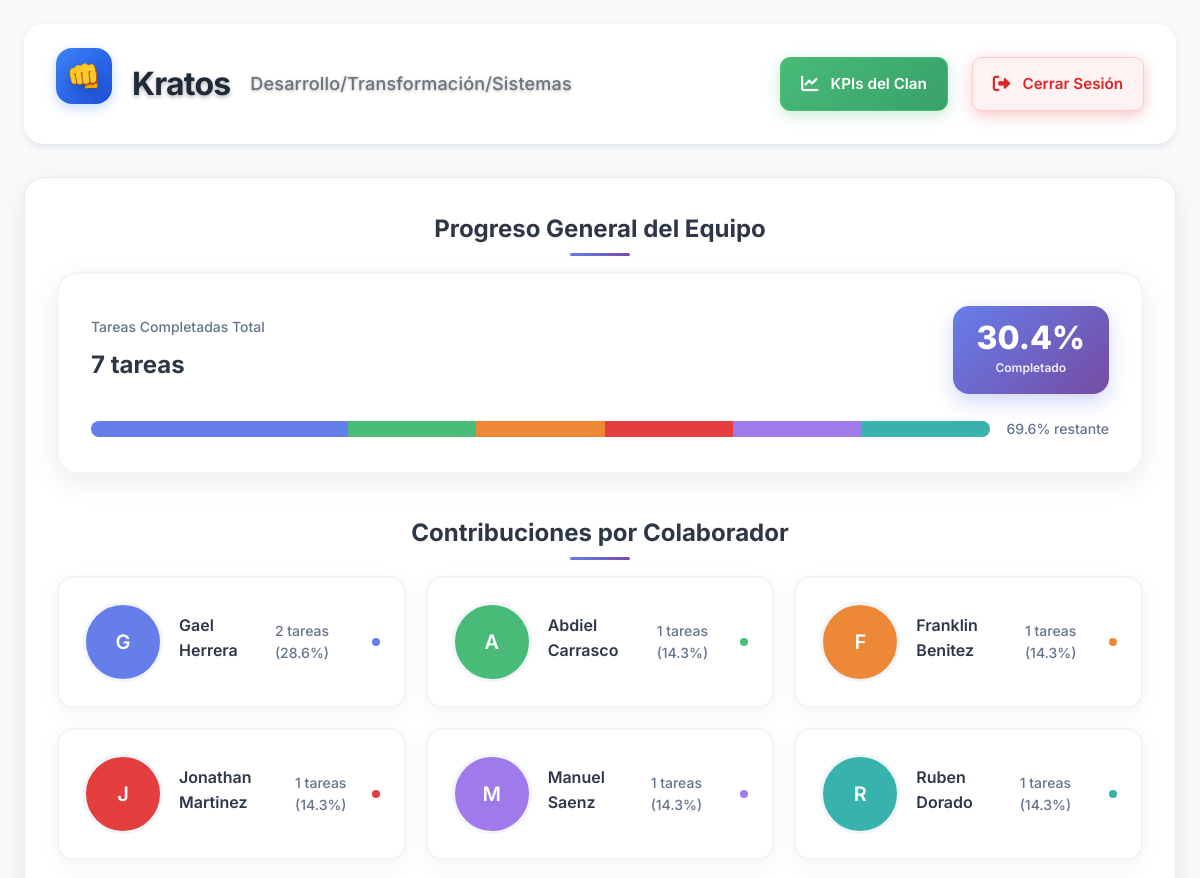
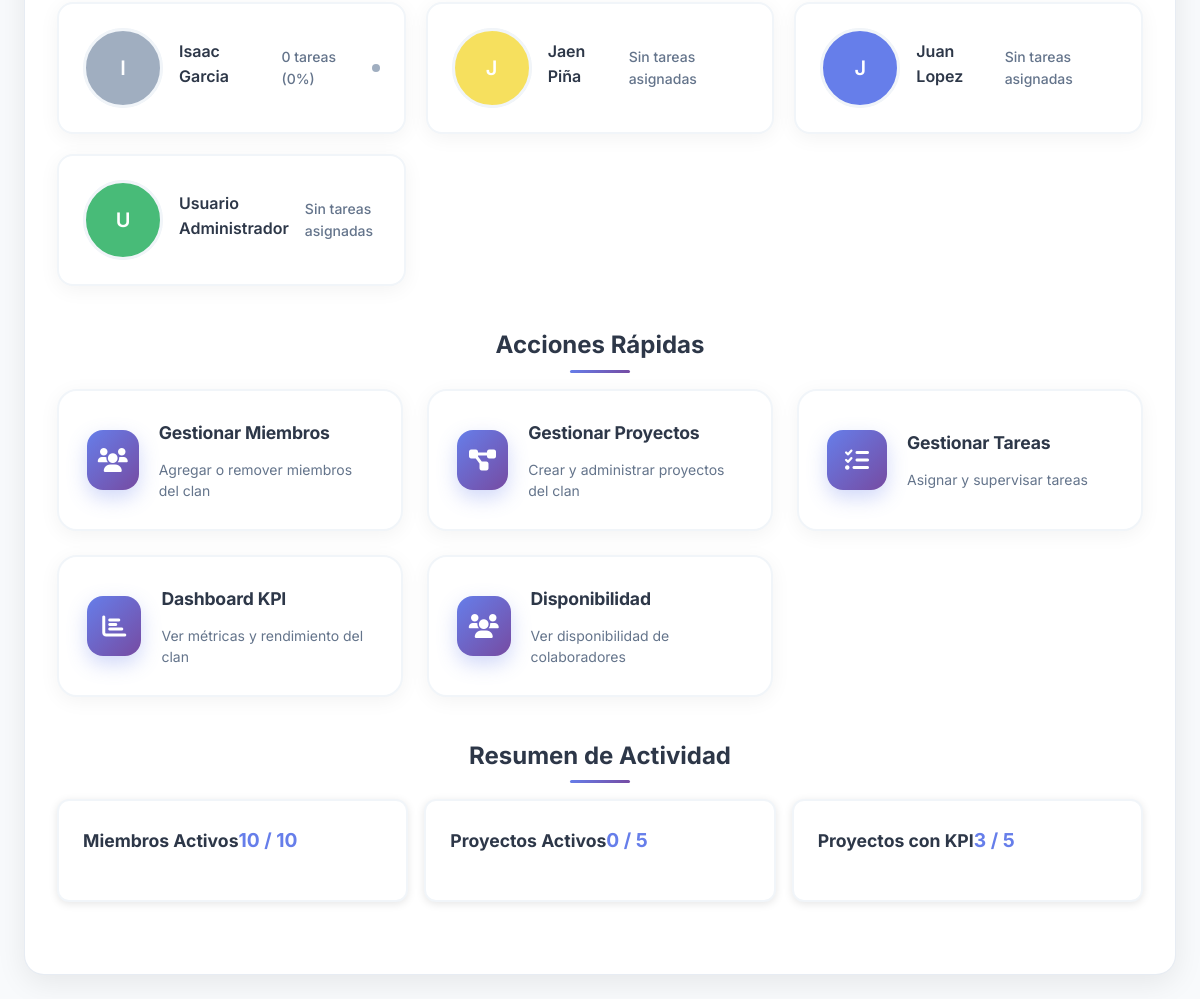
Page /public/?route=clan_leader (signed in) on the committed database (2 pictures, top to bottom).
### tables this page shows
CREATE TABLE `Clans` (
  `clan_id` int NOT NULL,
  `clan_name` varchar(100) NOT NULL,
  `clan_departamento` varchar(100) NOT NULL,
  `created_at` timestamp NULL DEFAULT CURRENT_TIMESTAMP
);

CREATE TABLE `Users` (
  `user_id` int NOT NULL,
  `username` varchar(100) NOT NULL,
  `password_hash` varchar(255) NOT NULL,
  `email` varchar(100) DEFAULT NULL,
  `full_name` varchar(100) DEFAULT NULL,
  `is_active` tinyint(1) DEFAULT '1',
  `last_login` timestamp NULL DEFAULT NULL,
  `created_at` timestamp NULL DEFAULT CURRENT_TIMESTAMP
);

### app/models/User.php (called while the page is built, shortened)
<?php
class User {
    private $db;
    public function __construct() {
        $this->db = Database::getConnection();
    }
    public function findById($id) {
        try {
            $stmt = $this->db->prepare("
                SELECT user_id, username, email, full_name, is_active, last_login, created_at
                FROM Users
                WHERE user_id = ? AND is_active = 1
            ");
            $stmt->execute([$id]);
            return $stmt->fetch();
        } catch (PDOException $e) {
            error_log("Error al buscar usuario por ID: " . $e->getMessage());
            return false;
        }
    }
    public function getUserClan($userId) {
        try {
            $stmt = $this->db->prepare("
                SELECT
                    c.clan_id,
                    c.clan_name,
                    c.clan_departamento
                FROM Clans c
                JOIN Clan_Members cm ON c.clan_id = cm.clan_id
                WHERE cm.user_id = ?
                LIMIT 1
            ");
            $stmt->execute([$userId]);
            return $stmt->fetch();
        } catch (PDOException $e) {
            error_log("Error al obtener clan del usuario: " . $e->getMessage());
            return false;
        }
    }
}

### config/database.php (called while the page is built, shortened)
<?php
class Database {
    private static $connection = null;
    public static function getConnection() {
        if (self::$connection === null) {
            try {
                $dsn = "mysql:host=" . DB_HOST . ";dbname=" . DB_NAME . ";charset=utf8mb4";
                $options = [
                    PDO::ATTR_ERRMODE => PDO::ERRMODE_EXCEPTION,
                    PDO::ATTR_DEFAULT_FETCH_MODE => PDO::FETCH_ASSOC,
                    PDO::ATTR_EMULATE_PREPARES => false,
                ];
                self::$connection = new PDO($dsn, DB_USERNAME, DB_PASSWORD, $options);
            } catch (PDOException $e) {
                die('Error de conexión a la base de datos: ' . $e->getMessage());
            }
        }
        return self::$connection;
    }
}

### app/models/Auth.php (called while the page is built, shortened)
<?php
class Auth {
    private $userModel;
    public function __construct() {
        $this->userModel = new User();
    }
    public function isLoggedIn() {
        return isset($_SESSION['user_id']) && !empty($_SESSION['user_id']);
    }
    public function getCurrentUser() {
        return $this->userModel->findById($_SESSION['user_id']);
    }
}

### app/models/Clan.php (called while the page is built, shortened)
<?php
class Clan {
    private $db;
    public function __construct() {
        $this->db = Database::getConnection();
    }
    public function getMembers($clanId) {
        try {
            $stmt = $this->db->prepare("
                SELECT
                    u.user_id,
                    u.username,
                    u.full_name,
                    u.email,
                    u.is_active,
                    u.last_login,
                    r.role_name
                FROM Clan_Members cm
                JOIN Users u ON cm.user_id = u.user_id
                LEFT JOIN User_Roles ur ON u.user_id = ur.user_id
                LEFT JOIN Roles r ON ur.role_id = r.role_id
                WHERE cm.clan_id = ?
                ORDER BY u.full_name
            ");
            $stmt->execute([$clanId]);
            return $stmt->fetchAll();
        } catch (PDOException $e) {
            error_log("Error al obtener miembros: " . $e->getMessage());
            return [];
        }
    }
}

### app/models/Project.php (called while the page is built, shortened)
<?php
class Project {
    private $db;
    public function __construct() {
        $this->db = Database::getConnection();
    }
    public function getStatsByClan($clanId) {
        try {
            $stmt = $this->db->prepare("
                SELECT
                    COUNT(*) as total_projects,
                    SUM(CASE WHEN status = 'active' THEN 1 ELSE 0 END) as active_projects,
                    SUM(CASE WHEN status = 'completed' THEN 1 ELSE 0 END) as completed_projects,
                    SUM(CASE WHEN status = 'pending' THEN 1 ELSE 0 END) as pending_projects,
                    SUM(CASE WHEN kpi_quarter_id IS NOT NULL AND kpi_points > 0 THEN 1 ELSE 0 END) as kpi_projects,
                    COALESCE(SUM(kpi_points), 0) as total_kpi_points
                FROM Projects
                WHERE clan_id = ?
            ");
            $stmt->execute([$clanId]);
            $result = $stmt->fetch();
            return [
                'total_projects' => (int)($result['total_projects'] ?? 0),
                'active_projects' => (int)($result['active_projects'] ?? 0),
                'completed_projects' => (int)($result['completed_projects'] ?? 0),
                'pending_projects' => (int)($result['pending_projects'] ?? 0),
                'kpi_projects' => (int)($result['kpi_projects'] ?? 0),
                'total_kpi_points' => (int)($result['total_kpi_points'] ?? 0)
            ];
        } catch (PDOException $e) {
            error_log("Error al obtener estadísticas de proyectos por clan: " . $e->getMessage());
            return [
                'total_projects' => 0,
                'active_projects' => 0,
                'completed_projects' => 0,
                'pending_projects' => 0,
                'kpi_projects' => 0,
                'total_kpi_points' => 0
            ];
        }
    }
}

### app/views/clan_leader/dashboard.php (the view, shortened to what this page needs)
<div class="clan-leader-dashboard minimal">
    <header class="minimal-header">
        <div class="header-row">
            <div class="title-minimal">
                <div class="clan-icon-large"><?php echo $clanIcon; ?></div>
                <h1><?php echo htmlspecialchars($clan['clan_name']); ?></h1>
                <span class="subtitle"><?php echo htmlspecialchars($clan['clan_departamento']); ?></span>
            </div>
            <div class="actions-minimal">
                <a href="?route=clan_leader/kpi-dashboard" class="btn-minimal primary">
                    <i class="fas fa-chart-line"></i>
                    KPIs del Clan
                </a>
                <a href="?route=logout" class="btn-minimal danger" title="Cerrar sesión">
                    <i class="fas fa-sign-out-alt"></i>
                    Cerrar Sesión
                </a>
            </div>
        </div>
    </header>
    <div class="content-minimal">
        <section class="team-progress-section">
            <h3>Progreso General del Equipo</h3>
            <div class="progress-card">
                <div class="progress-info">
                    <div class="progress-left">
                        <span class="progress-label">Tareas Completadas Total</span>
                        <span class="progress-value"><?php echo number_format($taskStats['completed_tasks']); ?> tareas</span>
                    </div>
                    <div class="progress-right">
                        <div class="completion-box">
                            <span class="completion-percentage"><?php echo $taskStats['completion_percentage']; ?>%</span>
                            <span class="completion-label">Completado</span>
                        </div>
                    </div>
                </div>
                <div class="progress-bar-container">
                    <div class="progress-bar-main">
                        <?php
                        $colors = ['#667eea', '#48bb78', '#ed8936', '#e53e3e', '#9f7aea', '#38b2ac', '#a0aec0', '#f6e05e'];
                        $colorIndex = 0;
                        foreach ($memberContributions as $member) {
                            if ($member['completed_tasks'] > 0) {
                                $width = ($member['completed_tasks'] / max($taskStats['completed_tasks'], 1)) * 100;
                                echo '<div class="progress-segment" style="width: ' . $width . '%; background-color: ' . $colors[$colorIndex % count($colors)] . ';" title="' . htmlspecialchars($member['full_name']) . ' - ' . $member['completed_tasks'] . ' tareas"></div>';
                                $colorIndex++;
                            }
                        }
                        ?>
                    </div>
                    <span class="remaining-text"><?php echo (100 - $taskStats['completion_percentage']); ?>% restante</span>
                </div>
            </div>
        </section>
        <section class="contributions-section">
            <h3>Contribuciones por Colaborador</h3>
            <div class="contributions-grid">
                <?php
                $colors = ['#667eea', '#48bb78', '#ed8936', '#e53e3e', '#9f7aea', '#38b2ac', '#a0aec0', '#f6e05e'];
                $colorIndex = 0;
                if (empty($memberContributions)): ?>
                    <div style="text-align: center; padding: 20px; color: #666;">
                        <i class="fas fa-users" style="font-size: 2rem; margin-bottom: 10px;"></i>
                        <p>No hay miembros en el clan o no se pudieron cargar las contribuciones.</p>
                    </div>
                <?php else:
                foreach ($memberContributions as $member):
                    $memberColor = $colors[$colorIndex % count($colors)];
                    $colorIndex++;
                ?>
                    <div class="contribution-card clickable" data-user-id="<?php echo $member['user_id']; ?>" onclick="showUserStats(<?php echo $member['user_id']; ?>)">
                        <div class="member-avatar">
                            <?php if ($member['profile_picture']): ?>
                                <img src="<?php echo htmlspecialchars($member['profile_picture']); ?>" alt="<?php echo htmlspecialchars($member['full_name']); ?>">
                            <?php else: ?>
                                <div class="avatar-initial" style="background-color: <?php echo $memberColor; ?>">
                                    <?php echo $member['initial']; ?>
                                </div>
                            <?php endif; ?>
                        </div>
                        <div class="member-info">
                            <div class="member-name"><?php echo htmlspecialchars($member['full_name']); ?></div>
                            <div class="member-tasks">
                                <?php if ($member['total_tasks'] > 0): ?>
                                    <span class="task-count"><?php echo $member['completed_tasks']; ?> tareas (<?php echo $member['contribution_percentage']; ?>%)</span>
                                    <span class="contribution-dot" style="background-color: <?php echo $memberColor; ?>"></span>
                                <?php else: ?>
                                    <span class="task-count">Sin tareas asignadas</span>
                                <?php endif; ?>
                            </div>
                        </div>
                    </div>
                <?php endforeach;
                endif; ?>
            </div>
        </section>
        <section class="quick-actions-minimal">
            <h3>Acciones Rápidas</h3>
            <div class="actions-grid">
                <a href="?route=clan_leader/members" class="action-card">
                    <div class="action-icon">
                        <i class="fas fa-users"></i>
                    </div>
                    <div class="action-content">
                        <h4>Gestionar Miembros</h4>
                        <p>Agregar o remover miembros del clan</p>
                    </div>
                </a>
                <a href="?route=clan_leader/projects" class="action-card">
                    <div class="action-icon">
                        <i class="fas fa-project-diagram"></i>
                    </div>
                    <div class="action-content">
                        <h4>Gestionar Proyectos</h4>
                        <p>Crear y administrar proyectos del clan</p>
                    </div>
                </a>
                <a href="?route=clan_leader/tasks" class="action-card">
                    <div class="action-icon">
                        <i class="fas fa-tasks"></i>
                    </div>
                    <div class="action-content">
                        <h4>Gestionar Tareas</h4>
                        <p>Asignar y supervisar tareas</p>
                    </div>
                </a>
                <a href="?route=clan_leader/kpi-dashboard" class="action-card">
                    <div class="action-icon">
                        <i class="fas fa-chart-bar"></i>
                    </div>
                    <div class="action-content">
                        <h4>Dashboard KPI</h4>
                        <p>Ver métricas y rendimiento del clan</p>
                    </div>
                </a>
                <a href="?route=clan_leader/collaborator-availability" class="action-card">
                    <div class="action-icon">
                        <i class="fas fa-users"></i>
                    </div>
                    <div class="action-content">
                        <h4>Disponibilidad</h4>
                        <p>Ver disponibilidad de colaboradores</p>
                    </div>
                </a>
            </div>
        </section>
        <section class="activity-summary-minimal">
            <h3>Resumen de Actividad</h3>
            <div class="summary-grid">
                <div class="summary-card">
                    <div class="summary-header">
                        <h4>Miembros Activos</h4>
                        <span class="summary-value"><?php echo $userStats['active_members']; ?> / <?php echo $userStats['total_members']; ?></span>
                    </div>
                </div>
                <div class="summary-card">
                    <div class="summary-header">
                        <h4>Proyectos Activos</h4>
                        <span class="summary-value"><?php echo $projectStats['active_projects']; ?> / <?php echo $projectStats['total_projects']; ?></span>
                    </div>
                </div>
                <div class="summary-card">
                    <div class="summary-header">
                        <h4>Proyectos con KPI</h4>
                        <span class="summary-value"><?php echo $projectStats['kpi_projects']; ?> / <?php echo $projectStats['total_projects']; ?></span>
                    </div>
                </div>
            </div>
        </section>
    </div>
</div>
<?php
require_once __DIR__ . '/../admin/layout.php';
?>

### rows in the picture
clans: clan_name "Kratos", clan_departamento "Desarrollo/Transformación/Sistemas"
users: initial "G", full_name "Gael Herrera", completed_tasks "2", contribution_percentage "28.6"
users: initial "A", full_name "Abdiel Carrasco", is_active "1", contribution_percentage "14.3"
users: initial "F", full_name "Franklin Benitez", is_active "1", contribution_percentage "14.3"
users: initial "J", full_name "Jonathan Martinez", is_active "1", contribution_percentage "14.3"
users: initial "M", full_name "Manuel Saenz", is_active "1", contribution_percentage "14.3"
users: initial "R", full_name "Ruben Dorado", is_active "1", contribution_percentage "14.3"
users: initial "I", full_name "Isaac Garcia", completed_tasks "0", contribution_percentage "0"
users: initial "J", full_name "Jaen Piña", shows "Sin tareas asignadas"
users: initial "J", full_name "Juan Lopez", shows "Sin tareas asignadas"
users: initial "U", full_name "Usuario Administrador", shows "Sin tareas asignadas"

### other values in the picture
$clanIcon "👊"
$taskStats['completed_tasks'] "7"
$taskStats['completion_percentage'] "30.4"
100 - $taskStats['completion_percentage'] "69.6"
$userStats['active_members'] "10"
$userStats['total_members'] "10"
$projectStats['active_projects'] "0"
$projectStats['total_projects'] "5"
$projectStats['kpi_projects'] "3"
